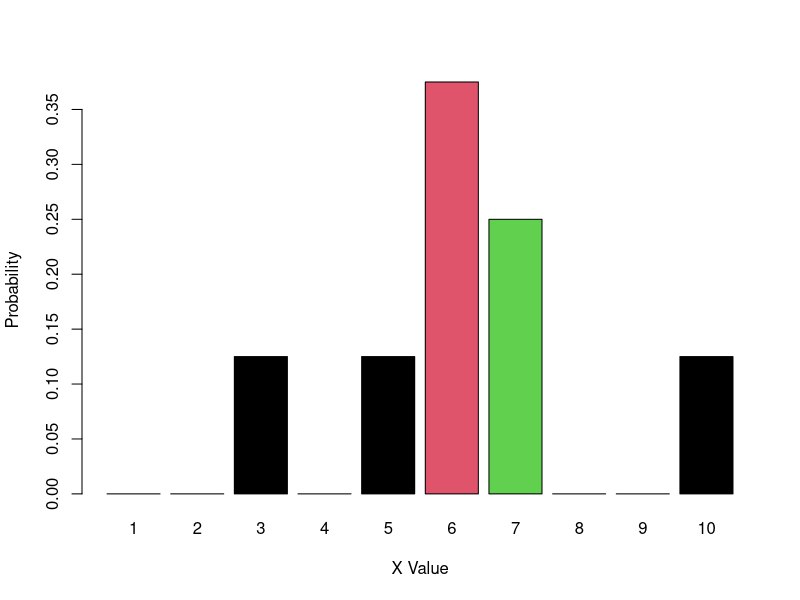
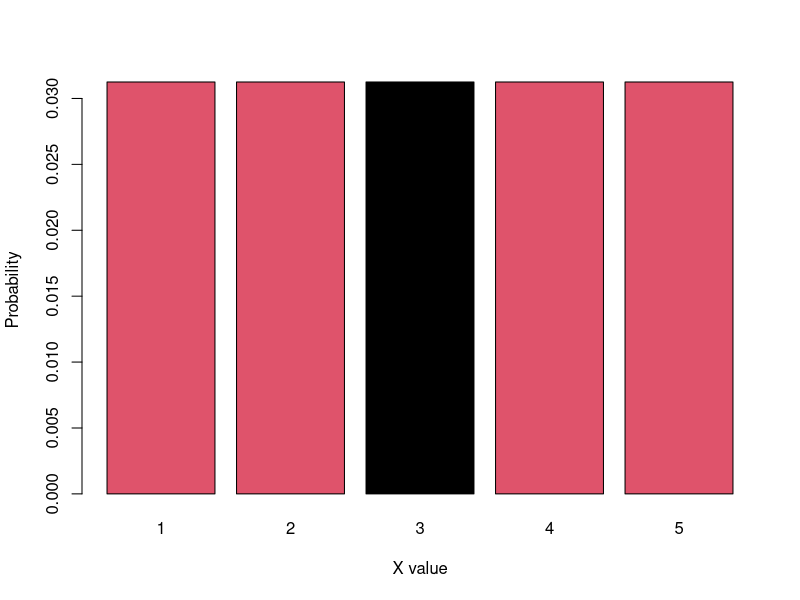
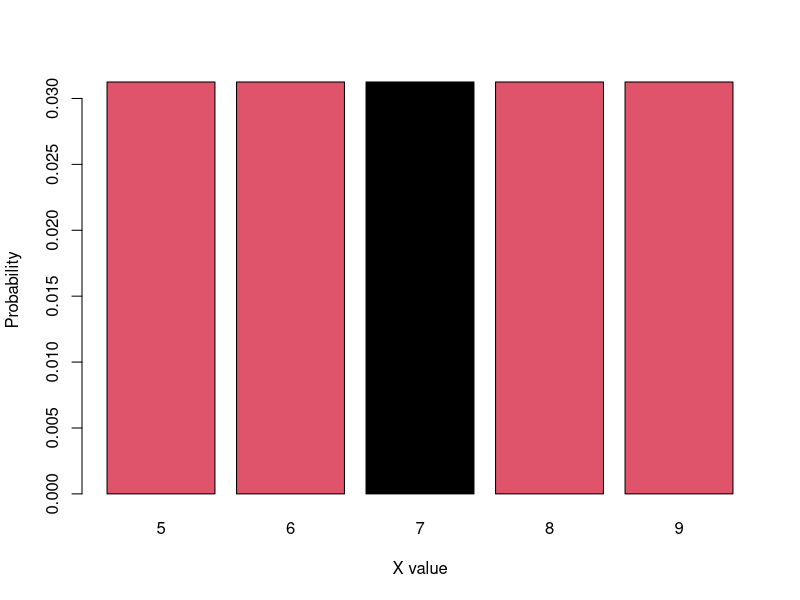

The R script that drew these images, in order: (Note: this script raises an error after producing the figures.)
## ---- chunk 1
c(1/8)
## ---- chunk 2
p = c(0,0,0.125,0,0.125,0.375,0.25,0,0,0.125)
barplot(p , col = c(0,0,1,0,1,2,3,0,0,1) , 
        names.arg = c(1:10) , xlab = "X Value" ,ylab = "Probability")
## ---- chunk 3
p1_5 = rep(0.125/4 , 5)
barplot(p1_5 , col = c(2,2,1,2,2) , names.arg = 1:5 ,
        xlab = "X value" , ylab = "Probability")
## ---- chunk 4
p5_9 = rep(0.25/4 , 5)
barplot(p1_5 , col = c(2,2,1,2,2) , names.arg = 5:9 ,
        xlab = "X value" , ylab = "Probability")
## ---- chunk 5
knitr::include_graphics("pic1.JPG")
